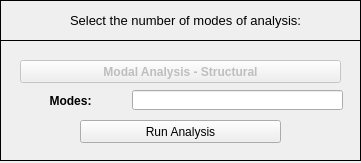
<?xml version="1.0" encoding="UTF-8"?>
<ui version="4.0">
 <class>Dialog</class>
 <widget class="QDialog" name="Dialog">
  <property name="windowModality">
   <enum>Qt::NonModal</enum>
  </property>
  <property name="geometry">
   <rect>
    <x>0</x>
    <y>0</y>
    <width>361</width>
    <height>163</height>
   </rect>
  </property>
  <property name="sizePolicy">
   <sizepolicy hsizetype="Fixed" vsizetype="Fixed">
    <horstretch>0</horstretch>
    <verstretch>0</verstretch>
   </sizepolicy>
  </property>
  <property name="contextMenuPolicy">
   <enum>Qt::DefaultContextMenu</enum>
  </property>
  <property name="windowTitle">
   <string>Modal Analysis Setup</string>
  </property>
  <property name="windowIcon">
   <iconset>
    <normaloff>../../../../../../Downloads/load - Copia.png</normaloff>../../../../../../Downloads/load - Copia.png</iconset>
  </property>
  <property name="whatsThis">
   <string/>
  </property>
  <widget class="QWidget" name="widget" native="true">
   <property name="geometry">
    <rect>
     <x>0</x>
     <y>0</y>
     <width>361</width>
     <height>161</height>
    </rect>
   </property>
   <property name="font">
    <font>
     <kerning>true</kerning>
    </font>
   </property>
   <widget class="QFrame" name="frame">
    <property name="geometry">
     <rect>
      <x>0</x>
      <y>0</y>
      <width>361</width>
      <height>41</height>
     </rect>
    </property>
    <property name="frameShape">
     <enum>QFrame::Box</enum>
    </property>
    <property name="frameShadow">
     <enum>QFrame::Plain</enum>
    </property>
    <property name="lineWidth">
     <number>1</number>
    </property>
    <widget class="QLabel" name="label">
     <property name="geometry">
      <rect>
       <x>10</x>
       <y>12</y>
       <width>351</width>
       <height>16</height>
      </rect>
     </property>
     <property name="font">
      <font>
       <pointsize>10</pointsize>
       <italic>false</italic>
      </font>
     </property>
     <property name="text">
      <string>Select the number of modes of analysis:</string>
     </property>
     <property name="textFormat">
      <enum>Qt::AutoText</enum>
     </property>
     <property name="alignment">
      <set>Qt::AlignCenter</set>
     </property>
    </widget>
   </widget>
   <widget class="QFrame" name="frame_2">
    <property name="geometry">
     <rect>
      <x>0</x>
      <y>40</y>
      <width>361</width>
      <height>121</height>
     </rect>
    </property>
    <property name="frameShape">
     <enum>QFrame::Box</enum>
    </property>
    <property name="frameShadow">
     <enum>QFrame::Plain</enum>
    </property>
    <widget class="QPushButton" name="pushButton">
     <property name="enabled">
      <bool>false</bool>
     </property>
     <property name="geometry">
      <rect>
       <x>20</x>
       <y>20</y>
       <width>321</width>
       <height>23</height>
      </rect>
     </property>
     <property name="font">
      <font>
       <weight>75</weight>
       <bold>true</bold>
      </font>
     </property>
     <property name="text">
      <string>Modal Analysis - Structural</string>
     </property>
     <property name="icon">
      <iconset>
       <activeon>../../../../../../Downloads/load.png</activeon>
      </iconset>
     </property>
     <property name="shortcut">
      <string/>
     </property>
     <property name="autoDefault">
      <bool>true</bool>
     </property>
     <property name="default">
      <bool>false</bool>
     </property>
     <property name="flat">
      <bool>false</bool>
     </property>
    </widget>
    <widget class="QWidget" name="verticalLayoutWidget">
     <property name="geometry">
      <rect>
       <x>20</x>
       <y>50</y>
       <width>101</width>
       <height>21</height>
      </rect>
     </property>
     <layout class="QVBoxLayout" name="verticalLayout">
      <item>
       <widget class="QLabel" name="label_2">
        <property name="font">
         <font>
          <weight>75</weight>
          <bold>true</bold>
         </font>
        </property>
        <property name="text">
         <string>Modes:</string>
        </property>
        <property name="alignment">
         <set>Qt::AlignCenter</set>
        </property>
       </widget>
      </item>
     </layout>
    </widget>
    <widget class="QPushButton" name="pushButton_2">
     <property name="geometry">
      <rect>
       <x>80</x>
       <y>80</y>
       <width>201</width>
       <height>23</height>
      </rect>
     </property>
     <property name="text">
      <string>Run Analysis</string>
     </property>
    </widget>
    <widget class="QLineEdit" name="lineEdit">
     <property name="geometry">
      <rect>
       <x>132</x>
       <y>50</y>
       <width>211</width>
       <height>20</height>
      </rect>
     </property>
    </widget>
   </widget>
  </widget>
 </widget>
 <resources/>
 <connections/>
</ui>
